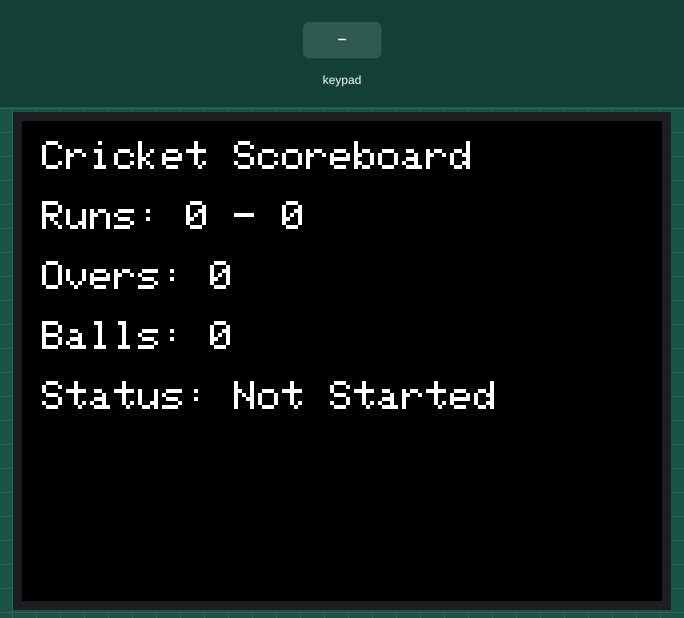
This sketch was run on a simulated Arduino Uno, built with avr-gcc and run on an emulated ATmega328P. Parts: 320×240 colour display. The inputs (shaded band) are chosen by the test bench.

Above: at 1.5 s.
1.6 s: keypad keys 5 4 3 2 A pressed 0.4 s apart
At 1.84 s:
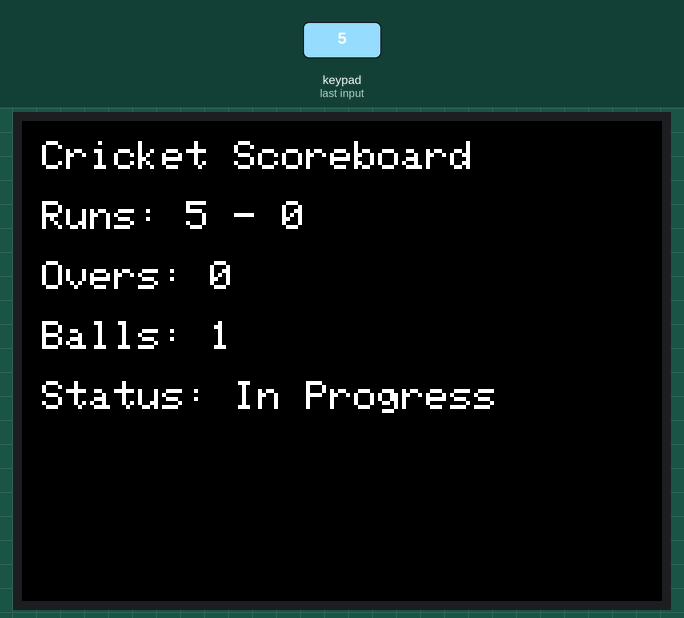
5.1 s: key 'B' pressed
At 5.5 s:
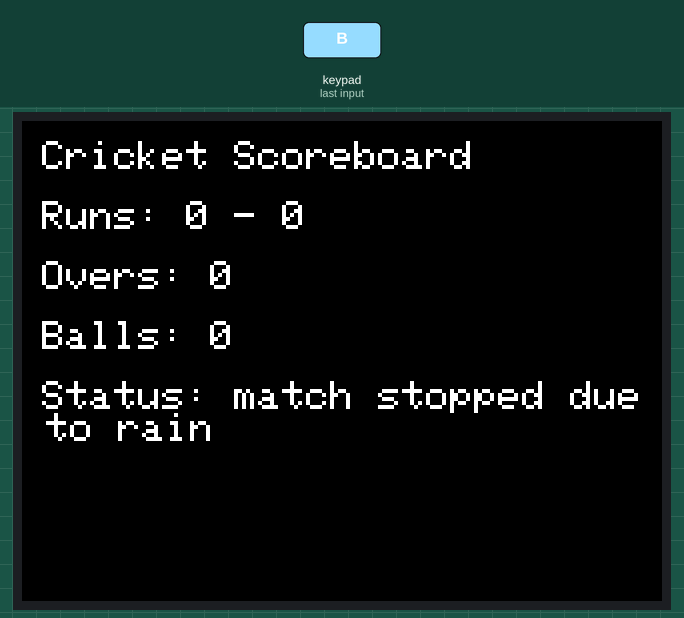
6.6 s: key '1' pressed
At 7.8 s:
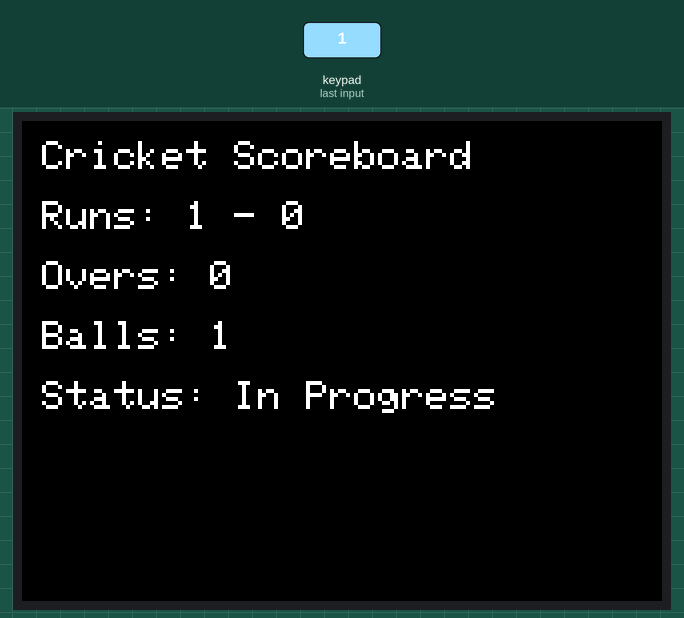
8.1 s: key 'C' pressed
At 9.2 s:
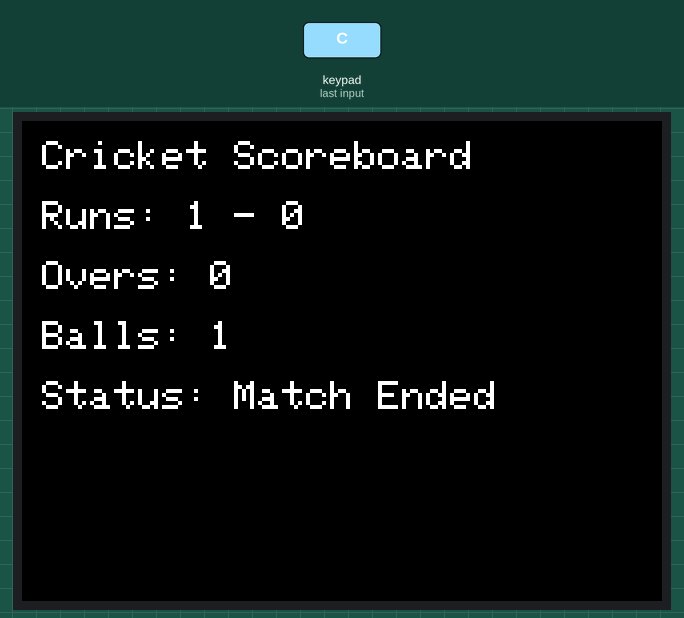
9.6 s: key 'A' pressed
At 10.4 s:
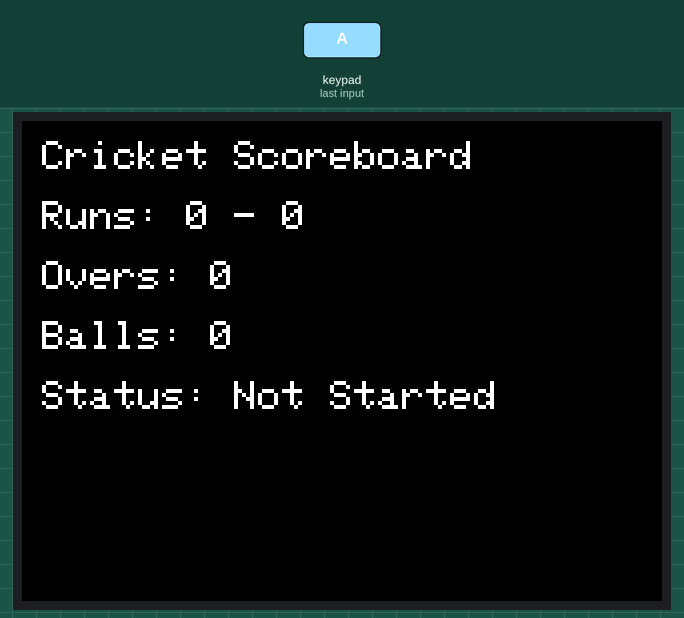
11.1 s: key 'C' pressed
At 12.5 s:
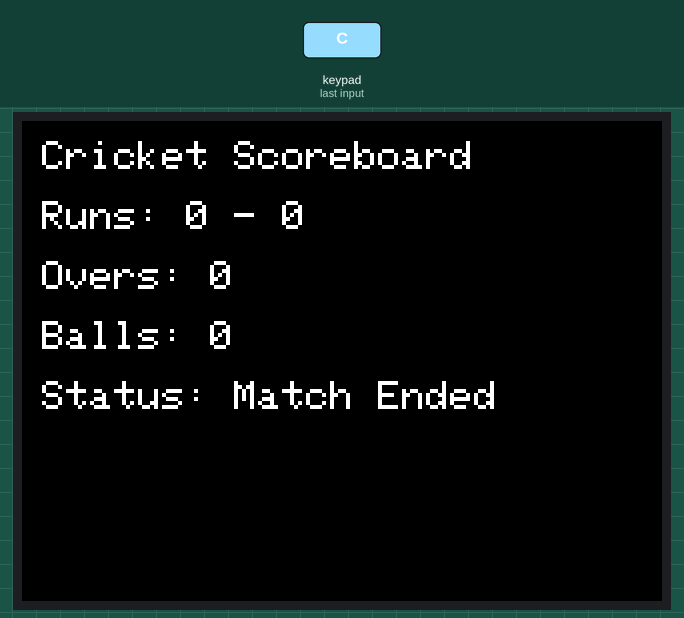
Timing chart, 0 to 13.6 s (numbered marks = the images above; inputs shaded):
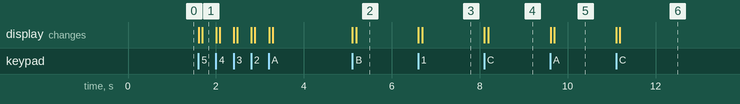

The sketch:

sketch.ino
```cpp
#include <Adafruit_GFX.h>
#include <Adafruit_ILI9341.h>
#include <Keypad.h>
#define TFT_CS     10
#define TFT_RST    9
#define TFT_DC     8
Adafruit_ILI9341 tft = Adafruit_ILI9341(TFT_CS, TFT_DC, TFT_RST);
const byte ROW_NUM    = 4;
const byte COLUMN_NUM = 4;
char keys[ROW_NUM][COLUMN_NUM] = {
  {'1','2','3','A'},
  {'4','5','6','B'},
  {'7','8','9','C'},
  {'*','0','#','D'}
};
byte pin_rows[ROW_NUM] = {5, 4, 3, 2};
byte pin_column[COLUMN_NUM] = {A0, A1, A2, A3};
Keypad keypad = Keypad(makeKeymap(keys), pin_rows, pin_column, ROW_NUM, COLUMN_NUM);
int runs = 0;
int overs = 0;
int balls = 0;
int wickets = 0;
String matchStatus = "Not Started";
void updateDisplay() {
  tft.fillScreen(ILI9341_BLACK);
  tft.setCursor(10, 10);
  tft.setTextColor(ILI9341_WHITE);
  tft.setTextSize(2);
  tft.print("Cricket Scoreboard");
  tft.setCursor(10, 40);
  tft.setTextSize(2);
  tft.print("Runs: ");
  tft.print(runs);
  tft.print(" - ");
  tft.print(wickets);
  tft.setCursor(10, 70);
  tft.setTextSize(2);
  tft.print("Overs: ");
  tft.print(overs);
  tft.setCursor(10, 100);
  tft.setTextSize(2);
  tft.print("Balls: ");
  tft.print(balls);
  tft.setCursor(10, 130);
  tft.setTextSize(2);
  tft.print("Status: ");
  tft.print(matchStatus);
}
void handleKeypadInput() {
  char key = keypad.getKey();
  if (key) {
    if (key == 'A') {
      balls = 0;
      wickets = 0;
      runs = 0;
      overs = 0;
      matchStatus = "Not Started";
      updateDisplay();
    }
    else if (key == 'D') {
      matchStatus = "In Progress";

      balls += 1;
      if (balls == 6) {
        overs += 1;
        balls = 0;
      }
      wickets +=1;
      if (wickets >= 11) {
        matchStatus = "Match Ended";
        wickets = 11;

      }
      updateDisplay();
    }
    else if (key == 'B') {
      matchStatus = "match stopped due to rain";
      updateDisplay();
    }
    else if (key == 'C') {
      matchStatus = "Match Ended";
      updateDisplay();
    }
    else if (key >= '0' && key <= '6') {
      matchStatus = "In Progress";
      int addedRuns = key - '0';
      runs += addedRuns;
      balls += 1;
      if (balls == 6) {
        overs += 1;
        balls = 0;
      }
      if (overs >= 20) {
        matchStatus = "Match Ended";
      }

      updateDisplay();
    }
  }
}
void setup() {
  tft.begin();
  tft.setRotation(3);
  tft.fillScreen(ILI9341_BLACK);
  updateDisplay();
}
void loop() {
  handleKeypadInput();
}
```

Measured:
- after the input at 1.6 s, the display: first changes at once (image 1 shows a later state)
- after the input at 5.1 s, the display: first changes at once (image 2 shows a later state)
- after the input at 6.6 s, the display: first changes at once (image 3 shows a later state)
- after the input at 8.1 s, the display: first changes at once (image 4 shows a later state)
- after the input at 9.6 s, the display: first changes at once (image 5 shows a later state)
- after the input at 11.1 s, the display: first changes at once (image 6 shows a later state)
